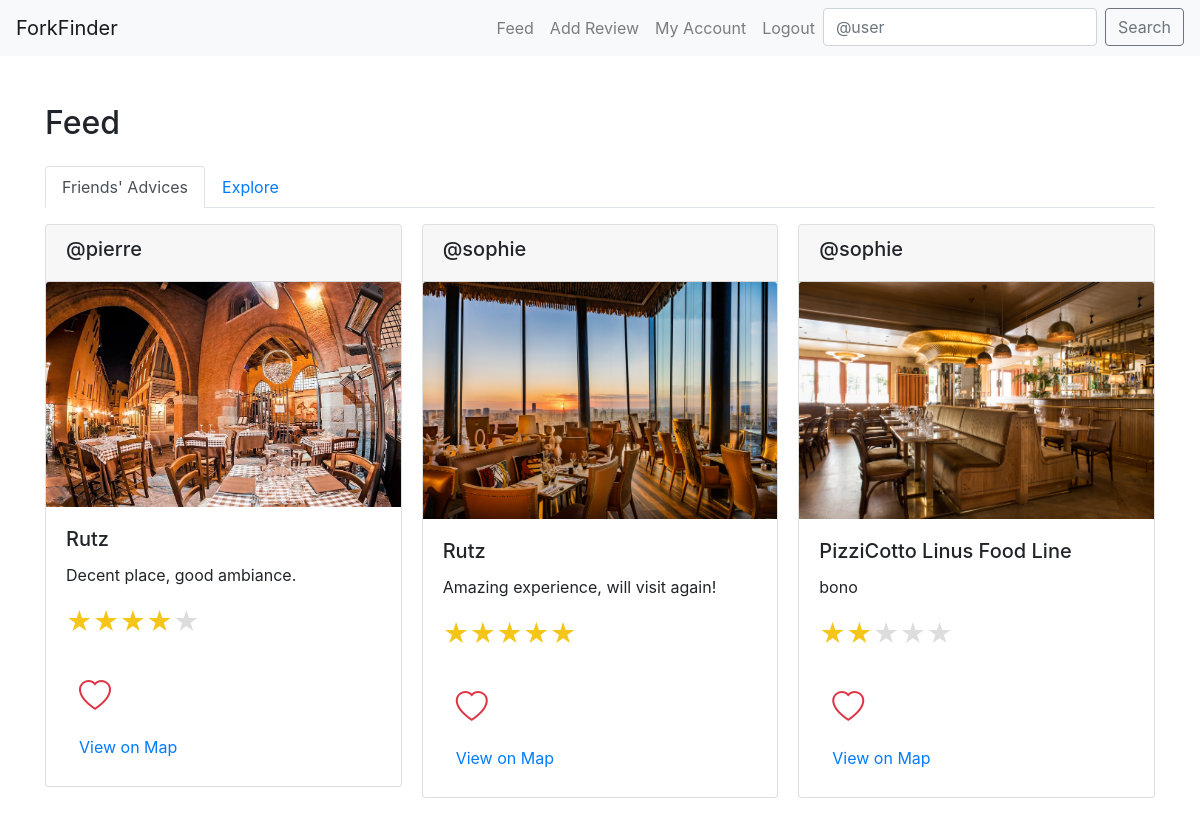
Page /feed/ (signed in) on the earlier database version.
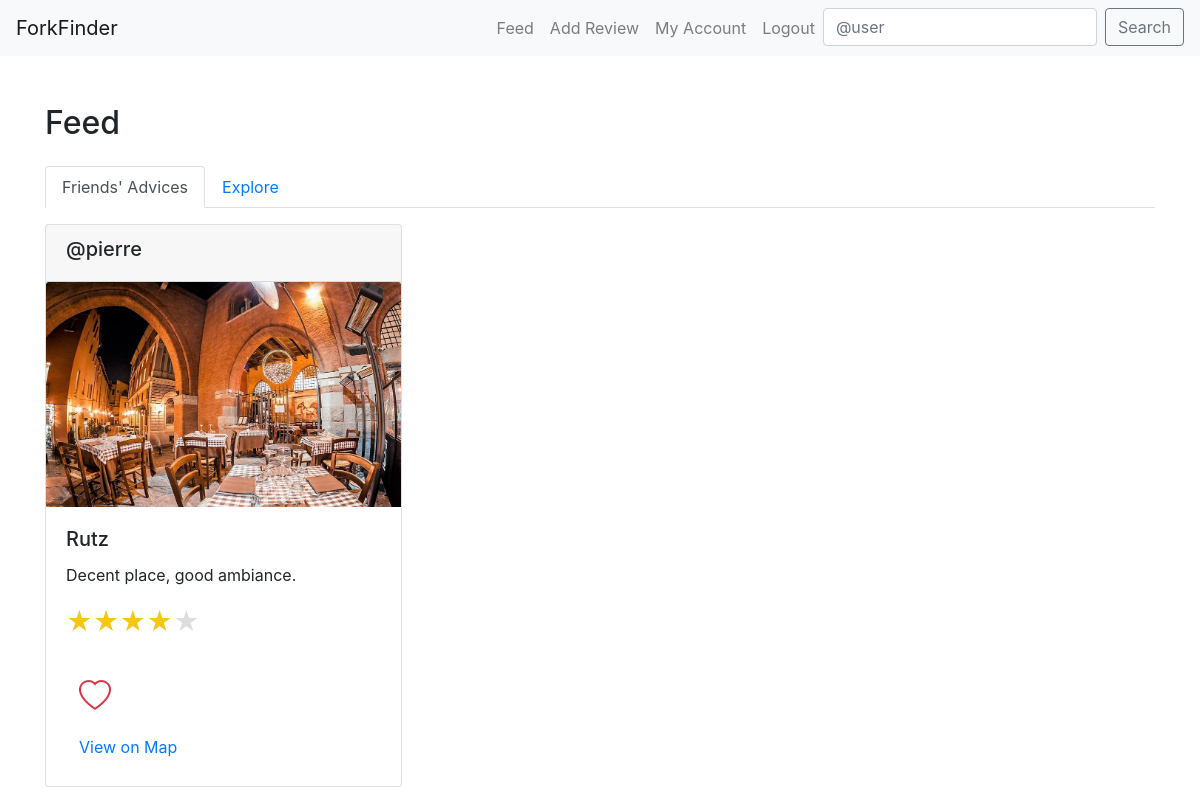
Same page on the later database version.
### core/models.py (models this page shows, shortened)
class Review(models.Model):
    user = models.ForeignKey(User, related_name="reviews", on_delete=models.CASCADE)
    restaurant = models.ForeignKey(Restaurant, on_delete=models.CASCADE)
    body = models.CharField(max_length=255)
    rating = models.PositiveSmallIntegerField()
    taste_rating = models.PositiveSmallIntegerField(blank=True, null=True)
    presentation_rating = models.PositiveSmallIntegerField(blank=True, null=True)
    service_rating = models.PositiveSmallIntegerField(blank=True, null=True)
    photo = models.ImageField(upload_to='media/review_photos/')
    is_featured = models.BooleanField(default=False)
    created_at = models.DateTimeField(auto_now_add=True)

class Restaurant(models.Model):
    place_id = models.CharField(max_length=255, unique=True)
    name = models.CharField(max_length=60)
    address = models.CharField(max_length=120,blank=True,null=True)
    longitude = models.CharField(max_length=255)
    latitude = models.CharField(max_length=255)

### core/views.py (the view, shortened to what this page needs)
# urls.py: path('feed/', FeedView.as_view(), name="feed"),
class FeedView(LoginRequiredMixin,View):
    template_name = 'feed.html'
    def get(self, request, *args, **kwargs):
        recommended_reviews = get_recommended_reviews(request.user)
        profile = request.user.profile
        favorite_reviews = profile.favorite_reviews.all()
        return render(request, self.template_name, {
            "recommended_reviews": recommended_reviews,
            "favorite_reviews": favorite_reviews,
        })

### core/models.py (called while the page is built)
    def is_culinary_critic(self):
        return self.user_type == 'critic'

### core/utils.py (called while the page is built)
def haversine(lon1, lat1, lon2, lat2):
    lon1, lat1, lon2, lat2 = map(math.radians, [lon1, lat1, lon2, lat2])
    dlon = lon2 - lon1
    dlat = lat2 - lat1
    a = math.sin(dlat/2)**2 + math.cos(lat1) * math.cos(lat2) * math.sin(dlon/2)**2
    c = 2 * math.atan2(math.sqrt(a), math.sqrt(1-a))
    r = 6371 #in km
    return c * r

### templates/feed.html (shortened to what this page needs)
{% extends "base.html" %}
{% block content %}
    <h2 class="mb-4">Feed</h2>
    <ul class="nav nav-tabs" id="feedTabs" role="tablist">
        <li class="nav-item">
            <a class="nav-link active" id="friends-tab" data-toggle="tab" href="#friends" role="tab" aria-controls="friends" aria-selected="true">Friends' Advices</a>
        </li>
        <li class="nav-item">
            <a class="nav-link" id="explore-tab" data-toggle="tab" href="#explore" role="tab" aria-controls="explore" aria-selected="false">Explore</a>
        </li>
    </ul>
    <div class="tab-content mt-3" id="feedTabsContent">
        <div class="tab-pane fade show active" id="friends" role="tabpanel" aria-labelledby="friends-tab">
            <div class="card-columns">
                {% for followed in user.profile.follows.all %}
                    {% for review in followed.user.reviews.all %}
                        <div class="card mb-3 {% if review.is_featured %}border-primary{% endif %}">
                            <div class="card-header">
                                <h5>@{{ review.user.username }}
                                </h5>
                            </div>
                            <img src="{{ review.photo.url }}" class="card-img-top" alt="Restaurant Photo">
                            <div class="card-body">
                                <h5 class="card-title">{{ review.restaurant.name }}</h5>
                                <p class="card-text">{{ review.body }}</p>
                                <p class="card-text">
                                    <small class="text-muted">
                                        <span class="star-rating">
                                            {% for i in "54321" %}
                                                <label style="color: {% if i|add:0 <= review.rating %}#f5c518{% else %}#ddd{% endif %};">&#9733;</label>
                                            {% endfor %}
                                        </span>
                                    </small>
                                </p>
                                <form method="post" action="{% url 'feed' %}">
                                    <button type="submit" class="btn btn-link">
                                        {% if review in favorite_reviews %}
                                            <i class="bi bi-heart-fill text-danger" style="font-size: 2rem;"></i>
                                        {% else %}
                                            <i class="bi bi-heart text-danger" style="font-size: 2rem;"></i>
                                        {% endif %}
                                    </button>
                                </form>
                                <a href="{% url 'view_on_map' review.restaurant.id %}" class="btn btn-link">View on Map</a>
                            </div>
                        </div>
                    {% endfor %}
                {% endfor %}
            </div>
        </div>
    </div>
{% endblock %}

Differences in the rows shown:
no longer on this page (row unchanged): Review: user.username "sophie", photo (picture), restaurant.name "Rutz", body "Amazing experience, will visit again!"
removed Review: user.username "sophie", photo (picture), restaurant.name "PizziCotto Linus Food Line", body "bono"
